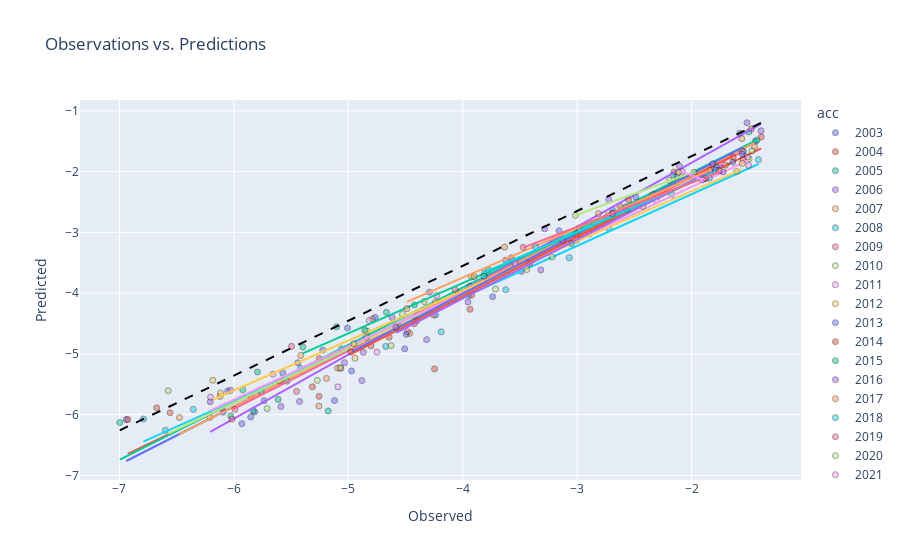

This figure's notebook cell:
### Code cell
def create_obs_vs_pred_plot(self, y=None, yhat=None, color='acc', trendline='ols', opacity=0.5, hover_data=None, title='Observations vs. Predictions', log=False):
    # Create a copy of the dataframe to avoid modifying the original data

    if y is None:
        y = self.GetY()

    if yhat is None:
        yhat = self.GetYhat()

    if hover_data is None:
        hover_data = ['acc', 'dev', 'cal', 'y', 'yhat']

    obs_vs_pred = pd.DataFrame({
        'y': y if not log else np.log(y),
        'yhat': yhat if not log else np.log(yhat),
        'acc': self.acc,
        'dev': self.dev,
        'cal': self.cal
    })
    
    # Recode the color variable to be categorical if it's numeric
    if pd.api.types.is_numeric_dtype(obs_vs_pred[color]):
        obs_vs_pred[color] = obs_vs_pred[color].astype(str)
    
    # Create the scatter plot
    fig = px.scatter(obs_vs_pred, x='y', y='yhat', color=color, trendline=trendline, opacity=opacity, 
                     hover_data=hover_data, title=title, labels={'y': 'Observed', 'yhat': 'Predicted'})
    
    # Add a 45-degree black dashed line
    fig.add_shape(type='line', x0=obs_vs_pred['y'].min(), y0=obs_vs_pred['yhat'].min(),
                  x1=obs_vs_pred['y'].max(), y1=obs_vs_pred['yhat'].max(),
                  line=dict(color='black', dash='dash'))
    
    # Update marker properties to include thin black outlines
    fig.update_traces(marker=dict(line=dict(color='black', width=0.75)))
    
    # Show the plot
    fig.show()

self = r.BaseGLM
create_obs_vs_pred_plot(self, log=True)

### Figure 1 — Plotly figure (JSON) as saved in the notebook; plotly's stock layout.template omitted (floating-point values rounded to 4 significant figures)
{"data": [{"customdata": [["2003", 12, 1], ["2003", 24, 2], ["2003", 36, 3], ["2003", 48, 4], ["2003", 60, 5], ["2003", 72, 6], ["2003", 84, 7], ["2003", 96, 8], ["2003", 108, 9], ["2003", 120, 10], ["2003", 132, 11], ["2003", 144, 12], ["2003", 156, 13], ["2003", 168, 14], ["2003", 180, 15], ["2003", 192, 16], ["2003", 204, 17], ["2003", 216, 18], ["2003", 228, 19], ["2003", 240, 20]], "hovertemplate": "acc=%{customdata[0]}<br>Observed=%{x}<br>Predicted=%{y}<br>dev=%{customdata[1]}<br>cal=%{customdata[2]}<extra></extra>", "legendgroup": "2003", "marker": {"color": "#636efa", "line": {"color": "black", "width": 0.75}, "opacity": 0.5, "symbol": "circle"}, "mode": "markers", "name": "2003", "orientation": "v", "showlegend": true, "type": "scatter", "x": [-1.577, -1.443, -2.127, -2.691, -3.196, -3.488, -3.739, -4.401, -5.007, -5.223, -5.442, -5.573, -6.053, -5.736, -5.818, -6.094, -5.853, -5.93, -5.12, -6.94], "xaxis": "x", "y": [-1.367, -1.5, -2.076, -2.631, -3.115, -3.642, -4.057, -4.335, -4.574, -4.938, -5.146, -5.316, -5.611, -5.77, -5.956, -5.959, -6.038, -6.149, -5.768, -6.08], "yaxis": "y"}, {"hovertemplate": "<b>OLS trendline</b><br>yhat = 0.955107 * y + -0.134149<br>R<sup>2</sup>=0.961288<br><br>acc=2003<br>Observed=%{x}<br>Predicted=%{y} <b>(trend)</b><extra></extra>", "legendgroup": "2003", "marker": {"color": "#636efa", "line": {"color": "black", "width": 0.75}, "symbol": "circle"}, "mode": "lines", "name": "2003", "showlegend": false, "type": "scatter", "x": [-6.94, -6.094, -6.053, -5.93, -5.853, -5.818, -5.736, -5.573, -5.442, -5.223, -5.12, -5.007, -4.401, -3.739, -3.488, -3.196, -2.691, -2.127, -1.577, -1.443], "xaxis": "x", "y": [-6.763, -5.954, -5.915, -5.798, -5.724, -5.691, -5.612, -5.457, -5.331, -5.123, -5.025, -4.916, -4.338, -3.705, -3.465, -3.187, -2.704, -2.166, -1.641, -1.512], "yaxis": "y"}, {"customdata": [["2004", 12, 2], ["2004", 24, 3], ["2004", 36, 4], ["2004", 48, 5], ["2004", 60, 6], ["2004", 72, 7], ["2004", 84, 8], ["2004", 96, 9], ["2004", 108, 10], ["2004", 120, 11], ["2004", 132, 12], ["2004", 144, 13], ["2004", 156, 14], ["2004", 168, 15], ["2004", 180, 16], ["2004", 192, 17], ["2004", 204, 18], ["2004", 216, 19], ["2004", 228, 20]], "hovertemplate": "acc=%{customdata[0]}<br>Observed=%{x}<br>Predicted=%{y}<br>dev=%{customdata[1]}<br>cal=%{customdata[2]}<extra></extra>", "legendgroup": "2004", "marker": {"color": "#EF553B", "line": {"color": "black", "width": 0.75}, "opacity": 0.5, "symbol": "circle"}, "mode": "markers", "name": "2004", "orientation": "v", "showlegend": true, "type": "scatter", "x": [-1.478, -1.391, -2.154, -2.628, -2.983, -3.597, -4.033, -3.936, -4.423, -4.802, -5.254, -4.246, -5.314, -5.851, -6.674, -6.099, -6.557, -6.927, -5.255], "xaxis": "x", "y": [-1.298, -1.431, -2.007, -2.561, -3.045, -3.573, -3.988, -4.266, -4.505, -4.868, -5.077, -5.247, -5.541, -5.701, -5.887, -5.89, -5.969, -6.08, -5.698], "yaxis": "y"}, {"hovertemplate": "<b>OLS trendline</b><br>yhat = 0.908242 * y + -0.352653<br>R<sup>2</sup>=0.940779<br><br>acc=2004<br>Observed=%{x}<br>Predicted=%{y} <b>(trend)</b><extra></extra>", "legendgroup": "2004", "marker": {"color": "#EF553B", "line": {"color": "black", "width": 0.75}, "symbol": "circle"}, "mode": "lines", "name": "2004", "showlegend": false, "type": "scatter", "x": [-6.927, -6.674, -6.557, -6.099, -5.851, -5.314, -5.255, -5.254, -4.802, -4.423, -4.246, -4.033, -3.936, -3.597, -2.983, -2.628, -2.154, -1.478, -1.391], "xaxis": "x", "y": [-6.644, -6.415, -6.308, -5.892, -5.667, -5.179, -5.126, -5.124, -4.714, -4.37, -4.209, -4.016, -3.927, -3.62, -3.062, -2.739, -2.309, -1.695, -1.616], "yaxis": "y"}, {"customdata": [["2005", 12, 3], ["2005", 24, 4], ["2005", 36, 5], ["2005", 48, 6], ["2005", 60, 7], ["2005", 72, 8], ["2005", 84, 9], ["2005", 96, 10], ["2005", 108, 11], ["2005", 120, 12], ["2005", 132, 13], ["2005", 144, 14], ["2005", 156, 15], ["2005", 168, 16], ["2005", 180, 17], ["2005", 192, 18], ["2005", 204, 19], ["2005", 216, 20]], "hovertemplate": "acc=%{customdata[0]}<br>Observed=%{x}<br>Predicted=%{y}<br>dev=%{customdata[1]}<br>cal=%{customdata[2]}<extra></extra>", "legendgroup": "2005", "marker": {"color": "#00cc96", "line": {"color": "black", "width": 0.75}, "opacity": 0.5, "symbol": "circle"}, "mode": "markers", "name": "2005", "orientation": "v", "showlegend": true, "type": "scatter", "x": [-1.5, -1.428, -2.16, -2.556, -3.14, -3.772, -3.948, -4.667, -5.102, -5.06, -5.233, -5.794, -5.923, -5.613, -5.832, -5.176, -6.027, -6.997], "xaxis": "x", "y": [-1.347, -1.481, -2.056, -2.611, -3.095, -3.622, -4.038, -4.315, -4.554, -4.918, -5.126, -5.296, -5.591, -5.75, -5.936, -5.939, -6.019, -6.13], "yaxis": "y"}, {"hovertemplate": "<b>OLS trendline</b><br>yhat = 0.944919 * y + -0.127752<br>R<sup>2</sup>=0.957770<br><br>acc=2005<br>Observed=%{x}<br>Predicted=%{y} <b>(trend)</b><extra></extra>", "legendgroup": "2005", "marker": {"color": "#00cc96", "line": {"color": "black", "width": 0.75}, "symbol": "circle"}, "mode": "lines", "name": "2005", "showlegend": false, "type": "scatter", "x": [-6.997, -6.027, -5.923, -5.832, -5.794, -5.613, -5.233, -5.176, -5.102, -5.06, -4.667, -3.948, -3.772, -3.14, -2.556, -2.16, -1.5, -1.428], "xaxis": "x", "y": [-6.739, -5.823, -5.724, -5.639, -5.603, -5.431, -5.072, -5.018, -4.948, -4.909, -4.538, -3.859, -3.692, -3.095, -2.543, -2.169, -1.545, -1.477], "yaxis": "y"}, {"customdata": [["2006", 12, 4], ["2006", 24, 5], ["2006", 36, 6], ["2006", 48, 7], ["2006", 60, 8], ["2006", 72, 9], ["2006", 84, 10], ["2006", 96, 11], ["2006", 108, 12], ["2006", 120, 13], ["2006", 132, 14], ["2006", 144, 15], ["2006", 156, 16], ["2006", 168, 17], ["2006", 180, 18], ["2006", 192, 19], ["2006", 204, 20]], "hovertemplate": "acc=%{customdata[0]}<br>Observed=%{x}<br>Predicted=%{y}<br>dev=%{customdata[1]}<br>cal=%{customdata[2]}<extra></extra>", "legendgroup": "2006", "marker": {"color": "#ab63fa", "line": {"color": "black", "width": 0.75}, "opacity": 0.5, "symbol": "circle"}, "mode": "markers", "name": "2006", "orientation": "v", "showlegend": true, "type": "scatter", "x": [-1.516, -1.392, -2.106, -2.724, -3.284, -3.566, -3.936, -4.192, -4.616, -4.315, -4.869, -5.033, -4.881, -6.028, -5.426, -6.206, -5.589], "xaxis": "x", "y": [-1.195, -1.328, -1.904, -2.458, -2.942, -3.47, -3.885, -4.162, -4.402, -4.765, -4.974, -5.144, -5.438, -5.598, -5.784, -5.787, -5.866], "yaxis": "y"}, {"hovertemplate": "<b>OLS trendline</b><br>yhat = 1.05333 * y + 0.252604<br>R<sup>2</sup>=0.966106<br><br>acc=2006<br>Observed=%{x}<br>Predicted=%{y} <b>(trend)</b><extra></extra>", "legendgroup": "2006", "marker": {"color": "#ab63fa", "line": {"color": "black", "width": 0.75}, "symbol": "circle"}, "mode": "lines", "name": "2006", "showlegend": false, "type": "scatter", "x": [-6.206, -6.028, -5.589, -5.426, -5.033, -4.881, -4.869, -4.616, -4.315, -4.192, -3.936, -3.566, -3.284, -2.724, -2.106, -1.516, -1.392], "xaxis": "x", "y": [-6.285, -6.097, -5.634, -5.463, -5.048, -4.889, -4.876, -4.61, -4.293, -4.163, -3.894, -3.503, -3.207, -2.616, -1.966, -1.344, -1.214], "yaxis": "y"}, {"customdata": [["2007", 12, 5], ["2007", 24, 6], ["2007", 36, 7], ["2007", 48, 8], ["2007", 60, 9], ["2007", 72, 10], ["2007", 84, 11], ["2007", 96, 12], ["2007", 108, 13], ["2007", 120, 14], ["2007", 132, 15], ["2007", 144, 16], ["2007", 156, 17], ["2007", 168, 18], ["2007", 180, 19], ["2007", 192, 20]], "hovertemplate": "acc=%{customdata[0]}<br>Observed=%{x}<br>Predicted=%{y}<br>dev=%{customdata[1]}<br>cal=%{customdata[2]}<extra></extra>", "legendgroup": "2007", "marker": {"color": "#FFA15A", "line": {"color": "black", "width": 0.75}, "opacity": 0.5, "symbol": "circle"}, "mode": "markers", "name": "2007", "orientation": "v", "showlegend": true, "type": "scatter", "x": [-1.561, -1.45, -2.117, -2.733, -3.22, -3.924, -4.237, -4.788, -4.463, -5.416, -5.094, -5.191, -6.12, -5.257, -6.21, -6.475], "xaxis": "x", "y": [-1.456, -1.589, -2.164, -2.719, -3.203, -3.73, -4.146, -4.423, -4.662, -5.026, -5.235, -5.404, -5.699, -5.858, -6.044, -6.048], "yaxis": "y"}, {"hovertemplate": "<b>OLS trendline</b><br>yhat = 0.953734 * y + -0.14433<br>R<sup>2</sup>=0.970733<br><br>acc=2007<br>Observed=%{x}<br>Predicted=%{y} <b>(trend)</b><extra></extra>", "legendgroup": "2007", "marker": {"color": "#FFA15A", "line": {"color": "black", "width": 0.75}, "symbol": "circle"}, "mode": "lines", "name": "2007", "showlegend": false, "type": "scatter", "x": [-6.475, -6.21, -6.12, -5.416, -5.257, -5.191, -5.094, -4.788, -4.463, -4.237, -3.924, -3.22, -2.733, -2.117, -1.561, -1.45], "xaxis": "x", "y": [-6.32, -6.067, -5.981, -5.309, -5.158, -5.095, -5.003, -4.711, -4.401, -4.185, -3.887, -3.215, -2.751, -2.164, -1.633, -1.527], "yaxis": "y"}, {"customdata": [["2008", 12, 6], ["2008", 24, 7], ["2008", 36, 8], ["2008", 48, 9], ["2008", 60, 10], ["2008", 72, 11], ["2008", 84, 12], ["2008", 96, 13], ["2008", 108, 14], ["2008", 120, 15], ["2008", 132, 16], ["2008", 144, 17], ["2008", 156, 18], ["2008", 168, 19], ["2008", 180, 20]], "hovertemplate": "acc=%{customdata[0]}<br>Observed=%{x}<br>Predicted=%{y}<br>dev=%{customdata[1]}<br>cal=%{customdata[2]}<extra></extra>", "legendgroup": "2008", "marker": {"color": "#19d3f3", "line": {"color": "black", "width": 0.75}, "opacity": 0.5, "symbol": "circle"}, "mode": "markers", "name": "2008", "orientation": "v", "showlegend": true, "type": "scatter", "x": [-1.546, -1.415, -2.172, -2.722, -3.069, -3.624, -4.237, -4.188, -4.673, -5.416, -5.536, -5.762, -6.354, -6.79, -6.598], "xaxis": "x", "y": [-1.669, -1.802, -2.378, -2.932, -3.417, -3.944, -4.359, -4.637, -4.876, -5.239, -5.448, -5.618, -5.913, -6.072, -6.258], "yaxis": "y"}, {"hovertemplate": "<b>OLS trendline</b><br>yhat = 0.850248 * y + -0.670485<br>R<sup>2</sup>=0.982689<br><br>acc=2008<br>Observed=%{x}<br>Predicted=%{y} <b>(trend)</b><extra></extra>", "legendgroup": "2008", "marker": {"color": "#19d3f3", "line": {"color": "black", "width": 0.75}, "symbol": "circle"}, "mode": "lines", "name": "2008", "showlegend": false, "type": "scatter", "x": [-6.79, -6.598, -6.354, -5.762, -5.536, -5.416, -4.673, -4.237, -4.188, -3.624, -3.069, -2.722, -2.172, -1.546, -1.415], "xaxis": "x", "y": [-6.444, -6.281, -6.073, -5.569, -5.378, -5.276, -4.643, -4.273, -4.232, -3.752, -3.279, -2.985, -2.517, -1.985, -1.873], "yaxis": "y"}, {"customdata": [["2009", 12, 7], ["2009", 24, 8], ["2009", 36, 9], ["2009", 48, 10], ["2009", 60, 11], ["2009", 72, 12], ["2009", 84, 13], ["2009", 96, 14], ["2009", 108, 15], ["2009", 120, 16], ["2009", 132, 17], ["2009", 144, 18], ["2009", 156, 19], ["2009", 168, 20]], "hovertemplate": "acc=%{customdata[0]}<br>Observed=%{x}<br>Predicted=%{y}<br>dev=%{customdata[1]}<br>cal=%{customdata[2]}<extra></extra>", "legendgroup": "2009", "marker": {"color": "#FF6692", "line": {"color": "black", "width": 0.75}, "opacity": 0.5, "symbol": "circle"}, "mode": "markers", "name": "2009", "orientation": "v", "showlegend": true, "type": "scatter", "x": [-1.557, -1.55, -2.335, -2.985, -3.574, -4.066, -4.256, -4.483, -5.496, -5.065, -5.601, -5.452, -5.991, -6.017], "xaxis": "x", "y": [-1.668, -1.801, -2.377, -2.931, -3.415, -3.942, -4.358, -4.635, -4.875, -5.238, -5.447, -5.617, -5.911, -6.07], "yaxis": "y"}, {"hovertemplate": "<b>OLS trendline</b><br>yhat = 0.95237 * y + -0.188499<br>R<sup>2</sup>=0.981148<br><br>acc=2009<br>Observed=%{x}<br>Predicted=%{y} <b>(trend)</b><extra></extra>", "legendgroup": "2009", "marker": {"color": "#FF6692", "line": {"color": "black", "width": 0.75}, "symbol": "circle"}, "mode": "lines", "name": "2009", "showlegend": false, "type": "scatter", "x": [-6.017, -5.991, -5.601, -5.496, -5.452, -5.065, -4.483, -4.256, -4.066, -3.574, -2.985, -2.335, -1.557, -1.55], "xaxis": "x", "y": [-5.919, -5.894, -5.523, -5.423, -5.381, -5.012, -4.458, -4.241, -4.061, -3.592, -3.031, -2.412, -1.672, -1.665], "yaxis": "y"}, {"customdata": [["2010", 12, 8], ["2010", 24, 9], ["2010", 36, 10], ["2010", 48, 11], ["2010", 60, 12], ["2010", 72, 13], ["2010", 84, 14], ["2010", 96, 15], ["2010", 108, 16], ["2010", 120, 17], ["2010", 132, 18], ["2010", 144, 19], ["2010", 156, 20]], "hovertemplate": "acc=%{customdata[0]}<br>Observed=%{x}<br>Predicted=%{y}<br>dev=%{customdata[1]}<br>cal=%{customdata[2]}<extra></extra>", "legendgroup": "2010", "marker": {"color": "#B6E880", "line": {"color": "black", "width": 0.75}, "opacity": 0.5, "symbol": "circle"}, "mode": "markers", "name": "2010", "orientation": "v", "showlegend": true, "type": "scatter", "x": [-1.472, -1.498, -2.304, -2.865, -3.219, -3.713, -4.527, -4.839, -4.626, -5.072, -5.271, -6.573, -5.71], "xaxis": "x", "y": [-1.657, -1.79, -2.366, -2.92, -3.404, -3.932, -4.347, -4.624, -4.864, -5.227, -5.436, -5.606, -5.9], "yaxis": "y"}, {"hovertemplate": "<b>OLS trendline</b><br>yhat = 0.888449 * y + -0.473148<br>R<sup>2</sup>=0.962159<br><br>acc=2010<br>Observed=%{x}<br>Predicted=%{y} <b>(trend)</b><extra></extra>", "legendgroup": "2010", "marker": {"color": "#B6E880", "line": {"color": "black", "width": 0.75}, "symbol": "circle"}, "mode": "lines", "name": "2010", "showlegend": false, "type": "scatter", "x": [-6.573, -5.71, -5.271, -5.072, -4.839, -4.626, -4.527, -3.713, -3.219, -2.865, -2.304, -1.498, -1.472], "xaxis": "x", "y": [-6.313, -5.546, -5.156, -4.979, -4.772, -4.583, -4.495, -3.772, -3.333, -3.018, -2.52, -1.804, -1.781], "yaxis": "y"}, {"customdata": [["2011", 12, 9], ["2011", 24, 10], ["2011", 36, 11], ["2011", 48, 12], ["2011", 60, 13], ["2011", 72, 14], ["2011", 84, 15], ["2011", 96, 16], ["2011", 108, 17], ["2011", 120, 18], ["2011", 132, 19], ["2011", 144, 20]], "hovertemplate": "acc=%{customdata[0]}<br>Observed=%{x}<br>Predicted=%{y}<br>dev=%{customdata[1]}<br>cal=%{customdata[2]}<extra></extra>", "legendgroup": "2011", "marker": {"color": "#FF97FF", "line": {"color": "black", "width": 0.75}, "opacity": 0.5, "symbol": "circle"}, "mode": "markers", "name": "2011", "orientation": "v", "showlegend": true, "type": "scatter", "x": [-1.509, -1.502, -2.307, -2.894, -3.542, -4.228, -4.818, -4.842, -4.749, -5.658, -5.091, -6.203], "xaxis": "x", "y": [-1.763, -1.896, -2.471, -3.026, -3.51, -4.037, -4.453, -4.73, -4.969, -5.333, -5.541, -5.711], "yaxis": "y"}, {"hovertemplate": "<b>OLS trendline</b><br>yhat = 0.875546 * y + -0.499118<br>R<sup>2</sup>=0.971454<br><br>acc=2011<br>Observed=%{x}<br>Predicted=%{y} <b>(trend)</b><extra></extra>", "legendgroup": "2011", "marker": {"color": "#FF97FF", "line": {"color": "black", "width": 0.75}, "symbol": "circle"}, "mode": "lines", "name": "2011", "showlegend": false, "type": "scatter", "x": [-6.203, -5.658, -5.091, -4.842, -4.818, -4.749, -4.228, -3.542, -2.894, -2.307, -1.509, -1.502], "xaxis": "x", "y": [-5.93, -5.453, -4.957, -4.739, -4.717, -4.657, -4.201, -3.601, -3.033, -2.519, -1.821, -1.814], "yaxis": "y"}, {"customdata": [["2012", 12, 10], ["2012", 24, 11], ["2012", 36, 12], ["2012", 48, 13], ["2012", 60, 14], ["2012", 72, 15], ["2012", 84, 16], ["2012", 96, 17], ["2012", 108, 18], ["2012", 120, 19], ["2012", 132, 20]], "hovertemplate": "acc=%{customdata[0]}<br>Observed=%{x}<br>Predicted=%{y}<br>dev=%{customdata[1]}<br>cal=%{customdata[2]}<extra></extra>", "legendgroup": "2012", "marker": {"color": "#FECB52", "line": {"color": "black", "width": 0.75}, "opacity": 0.5, "symbol": "circle"}, "mode": "markers", "name": "2012", "orientation": "v", "showlegend": true, "type": "scatter", "x": [-1.556, -1.606, -2.425, -3.006, -3.44, -4.336, -4.547, -4.952, -4.941, -6.184, -6.117], "xaxis": "x", "y": [-1.864, -1.997, -2.573, -3.127, -3.611, -4.139, -4.554, -4.832, -5.071, -5.434, -5.643], "yaxis": "y"}, {"hovertemplate": "<b>OLS trendline</b><br>yhat = 0.819326 * y + -0.683872<br>R<sup>2</sup>=0.984368<br><br>acc=2012<br>Observed=%{x}<br>Predicted=%{y} <b>(trend)</b><extra></extra>", "legendgroup": "2012", "marker": {"color": "#FECB52", "line": {"color": "black", "width": 0.75}, "symbol": "circle"}, "mode": "lines", "name": "2012", "showlegend": false, "type": "scatter", "x": [-6.184, -6.117, -4.952, -4.941, -4.547, -4.336, -3.44, -3.006, -2.425, -1.606, -1.556], "xaxis": "x", "y": [-5.75, -5.696, -4.741, -4.733, -4.41, -4.236, -3.503, -3.147, -2.671, -2.0, -1.959], "yaxis": "y"}, {"customdata": [["2013", 12, 11], ["2013", 24, 12], ["2013", 36, 13], ["2013", 48, 14], ["2013", 60, 15], ["2013", 72, 16], ["2013", 84, 17], ["2013", 96, 18], ["2013", 108, 19], ["2013", 120, 20]], "hovertemplate": "acc=%{customdata[0]}<br>Observed=%{x}<br>Predicted=%{y}<br>dev=%{customdata[1]}<br>cal=%{customdata[2]}<extra></extra>", "legendgroup": "2013", "marker": {"color": "#636efa", "line": {"color": "black", "width": 0.75}, "opacity": 0.5, "symbol": "circle"}, "mode": "markers", "name": "2013", "orientation": "v", "showlegend": true, "type": "scatter", "x": [-1.558, -1.64, -2.487, -3.159, -3.625, -4.291, -4.764, -4.494, -4.507, -4.972], "xaxis": "x", "y": [-1.71, -1.843, -2.418, -2.973, -3.457, -3.984, -4.4, -4.677, -4.916, -5.28], "yaxis": "y"}, {"hovertemplate": "<b>OLS trendline</b><br>yhat = 0.984809 * y + -0.0701964<br>R<sup>2</sup>=0.956671<br><br>acc=2013<br>Observed=%{x}<br>Predicted=%{y} <b>(trend)</b><extra></extra>", "legendgroup": "2013", "marker": {"color": "#636efa", "line": {"color": "black", "width": 0.75}, "symbol": "circle"}, "mode": "lines", "name": "2013", "showlegend": false, "type": "scatter", "x": [-4.972, -4.764, -4.507, -4.494, -4.291, -3.625, -3.159, -2.487, -1.64, -1.558], "xaxis": "x", "y": [-4.967, -4.762, -4.509, -4.496, -4.296, -3.64, -3.181, -2.519, -1.685, -1.604], "yaxis": "y"}, {"customdata": [["2014", 12, 12], ["2014", 24, 13], ["2014", 36, 14], ["2014", 48, 15], ["2014", 60, 16], ["2014", 72, 17], ["2014", 84, 18], ["2014", 96, 19], ["2014", 108, 20]], "hovertemplate": "acc=%{customdata[0]}<br>Observed=%{x}<br>Predicted=%{y}<br>dev=%{customdata[1]}<br>cal=%{customdata[2]}<extra></extra>", "legendgroup": "2014", "marker": {"color": "#EF553B", "line": {"color": "black", "width": 0.75}, "opacity": 0.5, "symbol": "circle"}, "mode": "markers", "name": "2014", "orientation": "v", "showlegend": true, "type": "scatter", "x": [-1.636, -1.704, -2.549, -3.009, -3.415, -3.922, -4.401, -4.643, -4.978], "xaxis": "x", "y": [-1.759, -1.892, -2.468, -3.023, -3.507, -4.034, -4.45, -4.727, -4.966], "yaxis": "y"}, {"hovertemplate": "<b>OLS trendline</b><br>yhat = 0.978704 * y + -0.13496<br>R<sup>2</sup>=0.996019<br><br>acc=2014<br>Observed=%{x}<br>Predicted=%{y} <b>(trend)</b><extra></extra>", "legendgroup": "2014", "marker": {"color": "#EF553B", "line": {"color": "black", "width": 0.75}, "symbol": "circle"}, "mode": "lines", "name": "2014", "showlegend": false, "type": "scatter", "x": [-4.978, -4.643, -4.401, -3.922, -3.415, -3.009, -2.549, -1.704, -1.636], "xaxis": "x", "y": [-5.007, -4.679, -4.442, -3.973, -3.477, -3.08, -2.63, -1.802, -1.736], "yaxis": "y"}, {"customdata": [["2015", 12, 13], ["2015", 24, 14], ["2015", 36, 15], ["2015", 48, 16], ["2015", 60, 17], ["2015", 72, 18], ["2015", 84, 19], ["2015", 96, 20]], "hovertemplate": "acc=%{customdata[0]}<br>Observed=%{x}<br>Predicted=%{y}<br>dev=%{customdata[1]}<br>cal=%{customdata[2]}<extra></extra>", "legendgroup": "2015", "marker": {"color": "#00cc96", "line": {"color": "black", "width": 0.75}, "opacity": 0.5, "symbol": "circle"}, "mode": "markers", "name": "2015", "orientation": "v", "showlegend": true, "type": "scatter", "x": [-1.783, -1.867, -2.566, -3.049, -3.808, -4.422, -4.857, -5.397], "xaxis": "x", "y": [-1.92, -2.053, -2.628, -3.183, -3.667, -4.194, -4.61, -4.887], "yaxis": "y"}, {"hovertemplate": "<b>OLS trendline</b><br>yhat = 0.829257 * y + -0.516248<br>R<sup>2</sup>=0.995523<br><br>acc=2015<br>Observed=%{x}<br>Predicted=%{y} <b>(trend)</b><extra></extra>", "legendgroup": "2015", "marker": {"color": "#00cc96", "line": {"color": "black", "width": 0.75}, "symbol": "circle"}, "mode": "lines", "name": "2015", "showlegend": false, "type": "scatter", "x": [-5.397, -4.857, -4.422, -3.808, -3.049, -2.566, -1.867, -1.783], "xaxis": "x", "y": [-4.991, -4.544, -4.184, -3.674, -3.045, -2.644, -2.065, -1.995], "yaxis": "y"}, {"customdata": [["2016", 12, 14], ["2016", 24, 15], ["2016", 36, 16], ["2016", 48, 17], ["2016", 60, 18], ["2016", 72, 19], ["2016", 84, 20]], "hovertemplate": "acc=%{customdata[0]}<br>Observed=%{x}<br>Predicted=%{y}<br>dev=%{customdata[1]}<br>cal=%{customdata[2]}<extra></extra>", "legendgroup": "2016", "marker": {"color": "#ab63fa", "line": {"color": "black", "width": 0.75}, "opacity": 0.5, "symbol": "circle"}, "mode": "markers", "name": "2016", "orientation": "v", "showlegend": true, "type": "scatter", "x": [-1.815, -1.725, -2.574, -3.127, -3.317, -3.954, -4.583], "xaxis": "x", "y": [-1.871, -2.004, -2.579, -3.134, -3.618, -4.145, -4.561], "yaxis": "y"}, {"hovertemplate": "<b>OLS trendline</b><br>yhat = 0.971498 * y + -0.202636<br>R<sup>2</sup>=0.983372<br><br>acc=2016<br>Observed=%{x}<br>Predicted=%{y} <b>(trend)</b><extra></extra>", "legendgroup": "2016", "marker": {"color": "#ab63fa", "line": {"color": "black", "width": 0.75}, "symbol": "circle"}, "mode": "lines", "name": "2016", "showlegend": false, "type": "scatter", "x": [-4.583, -3.954, -3.317, -3.127, -2.574, -1.815, -1.725], "xaxis": "x", "y": [-4.655, -4.044, -3.425, -3.24, -2.703, -1.965, -1.878], "yaxis": "y"}, {"customdata": [["2017", 12, 15], ["2017", 24, 16], ["2017", 36, 17], ["2017", 48, 18], ["2017", 60, 19], ["2017", 72, 20]], "hovertemplate": "acc=%{customdata[0]}<br>Observed=%{x}<br>Predicted=%{y}<br>dev=%{customdata[1]}<br>cal=%{customdata[2]}<extra></extra>", "legendgroup": "2017", "marker": {"color": "#FFA15A", "line": {"color": "black", "width": 0.75}, "opacity": 0.5, "symbol": "circle"}, "mode": "markers", "name": "2017", "orientation": "v", "showlegend": true, "type": "scatter", "x": [-1.841, -1.883, -2.814, -3.634, -3.9, -4.488], "xaxis": "x", "y": [-1.98, -2.113, -2.689, -3.244, -3.728, -4.255], "yaxis": "y"}, {"hovertemplate": "<b>OLS trendline</b><br>yhat = 0.817721 * y + -0.471785<br>R<sup>2</sup>=0.981847<br><br>acc=2017<br>Observed=%{x}<br>Predicted=%{y} <b>(trend)</b><extra></extra>", "legendgroup": "2017", "marker": {"color": "#FFA15A", "line": {"color": "black", "width": 0.75}, "symbol": "circle"}, "mode": "lines", "name": "2017", "showlegend": false, "type": "scatter", "x": [-4.488, -3.9, -3.634, -2.814, -1.883, -1.841], "xaxis": "x", "y": [-4.142, -3.661, -3.443, -2.773, -2.012, -1.977], "yaxis": "y"}, {"customdata": [["2018", 12, 16], ["2018", 24, 17], ["2018", 36, 18], ["2018", 48, 19], ["2018", 60, 20]], "hovertemplate": "acc=%{customdata[0]}<br>Observed=%{x}<br>Predicted=%{y}<br>dev=%{customdata[1]}<br>cal=%{customdata[2]}<extra></extra>", "legendgroup": "2018", "marker": {"color": "#19d3f3", "line": {"color": "black", "width": 0.75}, "opacity": 0.5, "symbol": "circle"}, "mode": "markers", "name": "2018", "orientation": "v", "showlegend": true, "type": "scatter", "x": [-1.788, -1.845, -2.688, -3.364, -3.814], "xaxis": "x", "y": [-1.974, -2.107, -2.682, -3.237, -3.721], "yaxis": "y"}, {"hovertemplate": "<b>OLS trendline</b><br>yhat = 0.820961 * y + -0.527861<br>R<sup>2</sup>=0.993647<br><br>acc=2018<br>Observed=%{x}<br>Predicted=%{y} <b>(trend)</b><extra></extra>", "legendgroup": "2018", "marker": {"color": "#19d3f3", "line": {"color": "black", "width": 0.75}, "symbol": "circle"}, "mode": "lines", "name": "2018", "showlegend": false, "type": "scatter", "x": [-3.814, -3.364, -2.688, -1.845, -1.788], "xaxis": "x", "y": [-3.659, -3.29, -2.734, -2.042, -1.995], "yaxis": "y"}, {"customdata": [["2019", 12, 17], ["2019", 24, 18], ["2019", 36, 19], ["2019", 48, 20]], "hovertemplate": "acc=%{customdata[0]}<br>Observed=%{x}<br>Predicted=%{y}<br>dev=%{customdata[1]}<br>cal=%{customdata[2]}<extra></extra>", "legendgroup": "2019", "marker": {"color": "#FF6692", "line": {"color": "black", "width": 0.75}, "opacity": 0.5, "symbol": "circle"}, "mode": "markers", "name": "2019", "orientation": "v", "showlegend": true, "type": "scatter", "x": [-1.758, -1.878, -2.691, -3.471], "xaxis": "x", "y": [-1.981, -2.114, -2.69, -3.245], "yaxis": "y"}, {"hovertemplate": "<b>OLS trendline</b><br>yhat = 0.726683 * y + -0.727657<br>R<sup>2</sup>=0.998865<br><br>acc=2019<br>Observed=%{x}<br>Predicted=%{y} <b>(trend)</b><extra></extra>", "legendgroup": "2019", "marker": {"color": "#FF6692", "line": {"color": "black", "width": 0.75}, "symbol": "circle"}, "mode": "lines", "name": "2019", "showlegend": false, "type": "scatter", "x": [-3.471, -2.691, -1.878, -1.758], "xaxis": "x", "y": [-3.25, -2.684, -2.092, -2.005], "yaxis": "y"}, {"customdata": [["2020", 12, 18], ["2020", 24, 19], ["2020", 36, 20]], "hovertemplate": "acc=%{customdata[0]}<br>Observed=%{x}<br>Predicted=%{y}<br>dev=%{customdata[1]}<br>cal=%{customdata[2]}<extra></extra>", "legendgroup": "2020", "marker": {"color": "#B6E880", "line": {"color": "black", "width": 0.75}, "opacity": 0.5, "symbol": "circle"}, "mode": "markers", "name": "2020", "orientation": "v", "showlegend": true, "type": "scatter", "x": [-1.978, -2.192, -3.014], "xaxis": "x", "y": [-2.01, -2.143, -2.718], "yaxis": "y"}, {"hovertemplate": "<b>OLS trendline</b><br>yhat = 0.688737 * y + -0.640698<br>R<sup>2</sup>=0.999629<br><br>acc=2020<br>Observed=%{x}<br>Predicted=%{y} <b>(trend)</b><extra></extra>", "legendgroup": "2020", "marker": {"color": "#B6E880", "line": {"color": "black", "width": 0.75}, "symbol": "circle"}, "mode": "lines", "name": "2020", "showlegend": false, "type": "scatter", "x": [-3.014, -2.192, -1.978], "xaxis": "x", "y": [-2.717, -2.151, -2.003], "yaxis": "y"}, {"customdata": [["2021", 12, 19], ["2021", 24, 20]], "hovertemplate": "acc=%{customdata[0]}<br>Observed=%{x}<br>Predicted=%{y}<br>dev=%{customdata[1]}<br>cal=%{customdata[2]}<extra></extra>", "legendgroup": "2021", "marker": {"color": "#FF97FF", "line": {"color": "black", "width": 0.75}, "opacity": 0.5, "symbol": "circle"}, "mode": "markers", "name": "2021", "orientation": "v", "showlegend": true, "type": "scatter", "x": [-2.08, -1.903], "xaxis": "x", "y": [-1.999, -2.133], "yaxis": "y"}, {"hovertemplate": "<b>OLS trendline</b><br>yhat = -0.753554 * y + -3.56685<br>R<sup>2</sup>=1.000000<br><br>acc=2021<br>Observed=%{x}<br>Predicted=%{y} <b>(trend)</b><extra></extra>", "legendgroup": "2021", "marker": {"color": "#FF97FF", "line": {"color": "black", "width": 0.75}, "symbol": "circle"}, "mode": "lines", "name": "2021", "showlegend": false, "type": "scatter", "x": [-2.08, -1.903], "xaxis": "x", "y": [-1.999, -2.133], "yaxis": "y"}, {"customdata": [["2022", 12, 20]], "hovertemplate": "acc=%{customdata[0]}<br>Observed=%{x}<br>Predicted=%{y}<br>dev=%{customdata[1]}<br>cal=%{customdata[2]}<extra></extra>", "legendgroup": "2022", "marker": {"color": "#FECB52", "line": {"color": "black", "width": 0.75}, "opacity": 0.5, "symbol": "circle"}, "mode": "markers", "name": "2022", "orientation": "v", "showlegend": true, "type": "scatter", "x": [-2.114], "xaxis": "x", "y": [-2.01], "yaxis": "y"}, {"hovertemplate": "acc=2022<extra></extra>", "legendgroup": "2022", "marker": {"color": "#FECB52", "line": {"color": "black", "width": 0.75}, "symbol": "circle"}, "mode": "lines", "name": "2022", "showlegend": false, "type": "scatter", "xaxis": "x", "yaxis": "y"}], "layout": {"legend": {"title": {"text": "acc"}, "tracegroupgap": 0}, "shapes": [{"line": {"color": "black", "dash": "dash"}, "type": "line", "x0": -6.997, "x1": -1.391, "y0": -6.258, "y1": -1.195}], "title": {"text": "Observations vs. Predictions"}, "xaxis": {"anchor": "y", "domain": [0, 1], "title": {"text": "Observed"}}, "yaxis": {"anchor": "x", "domain": [0, 1], "title": {"text": "Predicted"}}}}
